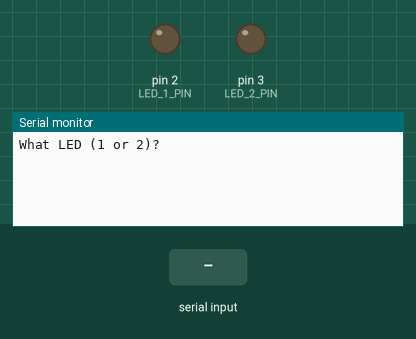
Simulated run of this sketch. Board: Arduino Uno, built with avr-gcc and run on an emulated ATmega328P. On the bench: output pins drawn as LEDs (lit = HIGH), the last lines printed to the serial monitor. The inputs (shaded band) are chosen by the test bench.

Above: at 1.2 s.
1.3 s: "90,45\n" received over Serial
At 2.0 s:
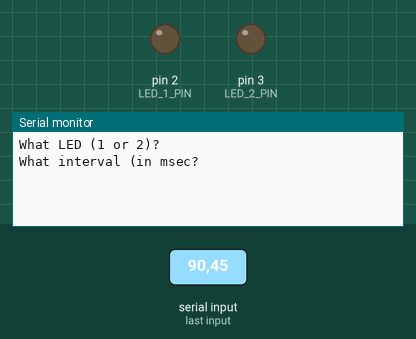
At 2.8 s:
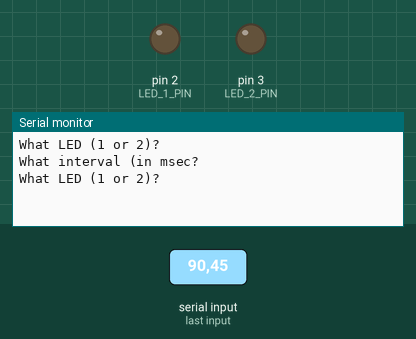

Measured:
- after the input at 1.3 s, the serial monitor: prints a new line at once (image 1)

The sketch:

CMIDDLETON-Project2.ino
```cpp
//led1
const int LED_1_PIN = 2;
unsigned long previousTimeLED1Blink = 0;
unsigned long LED1BlinkDelay = 0;
byte LED1State = LOW;

//led2
const int LED_2_PIN = 3;
unsigned long previousTimeLED2Blink = 0;
unsigned long LED2BlinkDelay = 0;
byte LED2State = LOW;

bool LED1Start = false;
bool LED2Start = false;

int serialState = 1;
int currentLED = 0;

int readFix = 0;

//functions to be executed cyclicly
void led1();
void led2();
void userPrompt();

void setup() {
  // put your setup code here, to run once:
  Serial.begin(9600);
  pinMode(LED_1_PIN,OUTPUT);
  pinMode(LED_2_PIN,OUTPUT);
  //needs to print this once to start rest of prompts
  Serial.println("What LED (1 or 2)?");
}

void loop() {
  userPrompt();
  led1();
  led2();
}

void userPrompt(){
  // put your main code here, to run repeatedly:
  if(Serial.available() > 0){
    //had to do this to stop serial from executing twice
    readFix++;
    if(readFix%2 == 0){
      readFix = 0;
    }

    //Takes user input for LED
    bool run = false;
    int userInput = Serial.parseInt();
    //checks if input in Serial
    //prevents accidental trigger
    if(serialState == 1 && !run && readFix%2 == 1){
      if(userInput == 1){
        currentLED = 1;
      }
      else if(userInput == 2){
        currentLED = 2;
      }
      serialState = 2;

      Serial.println("What interval (in msec?");
      run = true;
    }

    //checks if input in Serial
    //prevents accidental trigger
    //Takes user input for time delay
    else if(serialState == 2 && !run && readFix %2 == 1){
      if(currentLED == 1){
        LED1Start = true;
        LED1BlinkDelay = userInput;
      }
      else if(currentLED == 2){
        LED2Start = true;
        LED2BlinkDelay = userInput;
      }
      serialState = 1;
      Serial.println("What LED (1 or 2)?");
      run = true;
    }
  }
}

void led1(){
  //current time using millis
  unsigned long timeNow = millis();

  //LED 1
  if(LED1Start && (timeNow - previousTimeLED1Blink > LED1BlinkDelay)){
    previousTimeLED1Blink += LED1BlinkDelay;
    //checks condition of LED, sets accordingly
    if(LED1State == HIGH){
      LED1State = LOW;
    }
    else{
      LED1State = HIGH;
    }
    digitalWrite(LED_1_PIN,LED1State);
  }
}

void led2(){
  //current time using millis
  unsigned long timeNow = millis();

  //LED 2
  if(LED2Start && (timeNow - previousTimeLED2Blink > LED2BlinkDelay)){
    previousTimeLED2Blink += LED2BlinkDelay;
    //checks condition of LED, sets accordingly
    if(LED2State == HIGH){
      LED2State = LOW;
    }
    else{
      LED2State = HIGH;
    }
    digitalWrite(LED_2_PIN,LED2State);
  }
}
```
